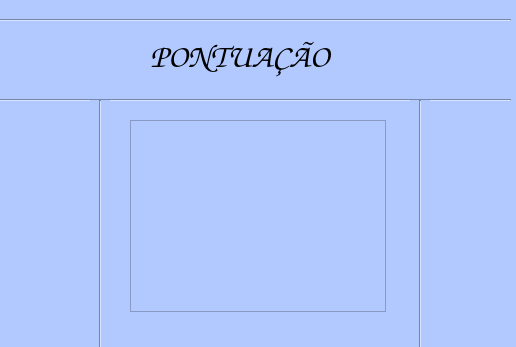
<?xml version="1.0" encoding="UTF-8"?>
<ui version="4.0">
 <class>Form</class>
 <widget class="QWidget" name="Form">
  <property name="geometry">
   <rect>
    <x>0</x>
    <y>0</y>
    <width>516</width>
    <height>347</height>
   </rect>
  </property>
  <property name="windowTitle">
   <string>Form</string>
  </property>
  <property name="styleSheet">
   <string notr="true">background-color: rgb(178, 201, 255);</string>
  </property>
  <widget class="QLabel" name="label">
   <property name="geometry">
    <rect>
     <x>150</x>
     <y>20</y>
     <width>211</width>
     <height>71</height>
    </rect>
   </property>
   <property name="font">
    <font>
     <family>Comic Sans MS</family>
     <pointsize>25</pointsize>
    </font>
   </property>
   <property name="text">
    <string>PONTUAÇÃO</string>
   </property>
  </widget>
  <widget class="QListWidget" name="listWidget">
   <property name="geometry">
    <rect>
     <x>130</x>
     <y>120</y>
     <width>256</width>
     <height>192</height>
    </rect>
   </property>
  </widget>
  <widget class="Line" name="line">
   <property name="geometry">
    <rect>
     <x>0</x>
     <y>90</y>
     <width>511</width>
     <height>20</height>
    </rect>
   </property>
   <property name="orientation">
    <enum>Qt::Horizontal</enum>
   </property>
  </widget>
  <widget class="Line" name="line_2">
   <property name="geometry">
    <rect>
     <x>0</x>
     <y>10</y>
     <width>511</width>
     <height>20</height>
    </rect>
   </property>
   <property name="orientation">
    <enum>Qt::Horizontal</enum>
   </property>
  </widget>
  <widget class="Line" name="line_3">
   <property name="geometry">
    <rect>
     <x>90</x>
     <y>100</y>
     <width>20</width>
     <height>251</height>
    </rect>
   </property>
   <property name="orientation">
    <enum>Qt::Vertical</enum>
   </property>
  </widget>
  <widget class="Line" name="line_4">
   <property name="geometry">
    <rect>
     <x>410</x>
     <y>100</y>
     <width>20</width>
     <height>251</height>
    </rect>
   </property>
   <property name="orientation">
    <enum>Qt::Vertical</enum>
   </property>
  </widget>
  <widget class="QLabel" name="label_2">
   <property name="geometry">
    <rect>
     <x>10</x>
     <y>160</y>
     <width>81</width>
     <height>121</height>
    </rect>
   </property>
   <property name="styleSheet">
    <string notr="true">image: url(:/newPrefix/img/BoggleIcon.png);</string>
   </property>
   <property name="text">
    <string/>
   </property>
  </widget>
  <widget class="QLabel" name="label_3">
   <property name="geometry">
    <rect>
     <x>430</x>
     <y>150</y>
     <width>81</width>
     <height>121</height>
    </rect>
   </property>
   <property name="styleSheet">
    <string notr="true">image: url(:/newPrefix/img/BoggleIcon.png);</string>
   </property>
   <property name="text">
    <string/>
   </property>
  </widget>
 </widget>
 <resources>
  <include location="resource.qrc"/>
 </resources>
 <connections/>
</ui>
